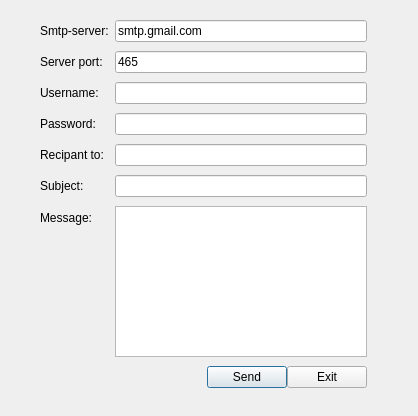
<?xml version="1.0" encoding="UTF-8"?>
<ui version="4.0">
 <class>Mailing</class>
 <widget class="QDialog" name="Mailing">
  <property name="geometry">
   <rect>
    <x>0</x>
    <y>0</y>
    <width>418</width>
    <height>416</height>
   </rect>
  </property>
  <property name="windowTitle">
   <string>Envoyer un e-mail</string>
  </property>
  <widget class="QWidget" name="layoutWidget">
   <property name="geometry">
    <rect>
     <x>40</x>
     <y>20</y>
     <width>327</width>
     <height>368</height>
    </rect>
   </property>
   <layout class="QFormLayout" name="formLayout">
    <property name="fieldGrowthPolicy">
     <enum>QFormLayout::ExpandingFieldsGrow</enum>
    </property>
    <property name="rowWrapPolicy">
     <enum>QFormLayout::WrapLongRows</enum>
    </property>
    <property name="verticalSpacing">
     <number>9</number>
    </property>
    <item row="1" column="0">
     <widget class="QLabel" name="label_3">
      <property name="text">
       <string>Server port:</string>
      </property>
     </widget>
    </item>
    <item row="2" column="0">
     <widget class="QLabel" name="label_7">
      <property name="text">
       <string>Username:</string>
      </property>
     </widget>
    </item>
    <item row="2" column="1">
     <widget class="QLineEdit" name="uname"/>
    </item>
    <item row="3" column="0">
     <widget class="QLabel" name="label_8">
      <property name="text">
       <string>Password:</string>
      </property>
     </widget>
    </item>
    <item row="3" column="1">
     <widget class="QLineEdit" name="paswd">
      <property name="inputMask">
       <string/>
      </property>
      <property name="echoMode">
       <enum>QLineEdit::Password</enum>
      </property>
     </widget>
    </item>
    <item row="4" column="0">
     <widget class="QLabel" name="label_9">
      <property name="text">
       <string>Recipant to:</string>
      </property>
     </widget>
    </item>
    <item row="4" column="1">
     <widget class="QLineEdit" name="rcpt"/>
    </item>
    <item row="5" column="0">
     <widget class="QLabel" name="label_10">
      <property name="text">
       <string>Subject:</string>
      </property>
     </widget>
    </item>
    <item row="5" column="1">
     <widget class="QLineEdit" name="subject"/>
    </item>
    <item row="6" column="0">
     <widget class="QLabel" name="label_11">
      <property name="text">
       <string>Message:</string>
      </property>
     </widget>
    </item>
    <item row="1" column="1">
     <widget class="QLineEdit" name="port">
      <property name="text">
       <string>465</string>
      </property>
     </widget>
    </item>
    <item row="0" column="0">
     <widget class="QLabel" name="label_2">
      <property name="text">
       <string>Smtp-server:</string>
      </property>
     </widget>
    </item>
    <item row="0" column="1">
     <widget class="QLineEdit" name="server">
      <property name="text">
       <string>smtp.gmail.com</string>
      </property>
     </widget>
    </item>
    <item row="7" column="1">
     <layout class="QHBoxLayout" name="horizontalLayout">
      <item>
       <spacer name="horizontalSpacer">
        <property name="orientation">
         <enum>Qt::Horizontal</enum>
        </property>
        <property name="sizeHint" stdset="0">
         <size>
          <width>40</width>
          <height>20</height>
         </size>
        </property>
       </spacer>
      </item>
      <item>
       <widget class="QPushButton" name="sendBtn">
        <property name="text">
         <string>Send</string>
        </property>
       </widget>
      </item>
      <item>
       <widget class="QPushButton" name="exitBtn">
        <property name="text">
         <string>Exit</string>
        </property>
       </widget>
      </item>
     </layout>
    </item>
    <item row="6" column="1">
     <widget class="QPlainTextEdit" name="msg"/>
    </item>
   </layout>
  </widget>
 </widget>
 <resources/>
 <connections/>
</ui>
